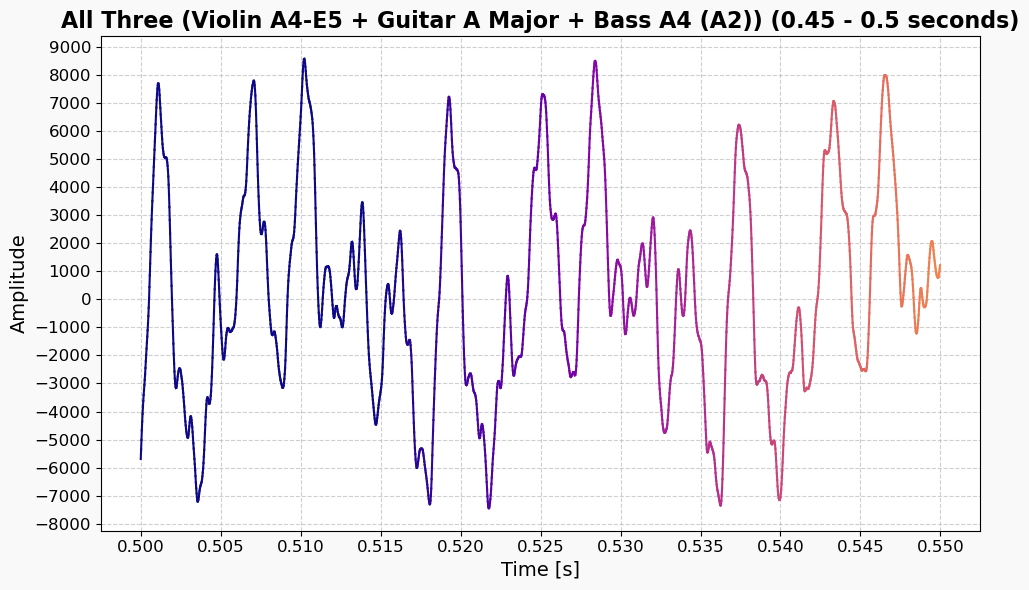
#> input picture plots/All 3.png, 1029 x 590 px
$ jupyter execute function_interpolation.ipynb
#> lines starting #> are read from the running program, lines starting #| are printed output that depends on the picture
[cell 1]
import cv2
import numpy as np
import matplotlib.pyplot as plt

[cell 2]
# Load image
img = cv2.imread('./plots/All 3.png')
#> img is the input picture: shape (590, 1029, 3); mean B, G, R 241.8, 237.9, 240.6
gray = cv2.cvtColor(img, cv2.COLOR_BGR2GRAY)
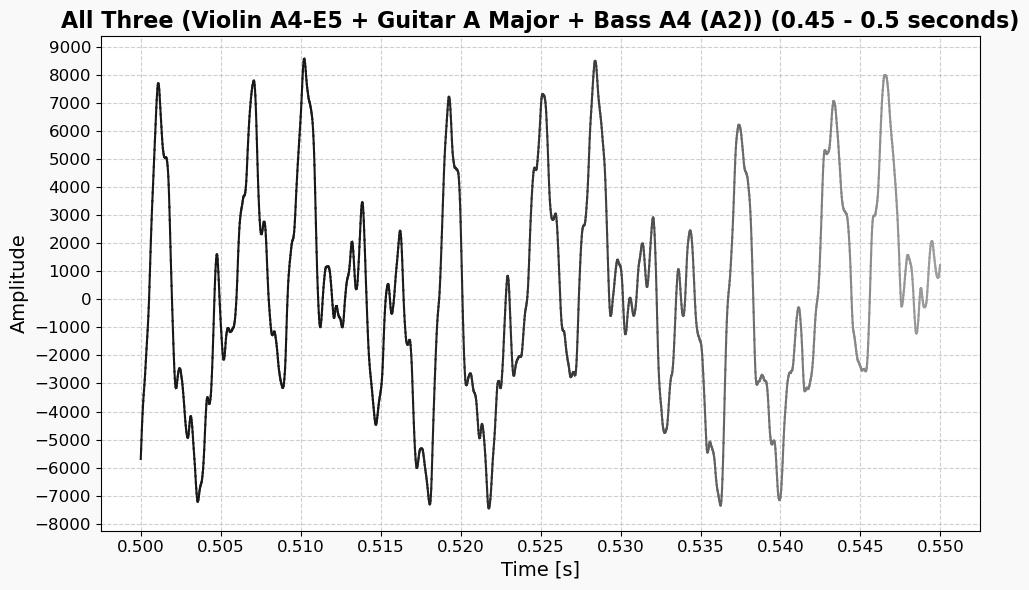
#> gray: shape (590, 1029); min 0, max 255, mean 239.2

# Threshold and find edges
edges = cv2.Canny(gray, 100, 200)
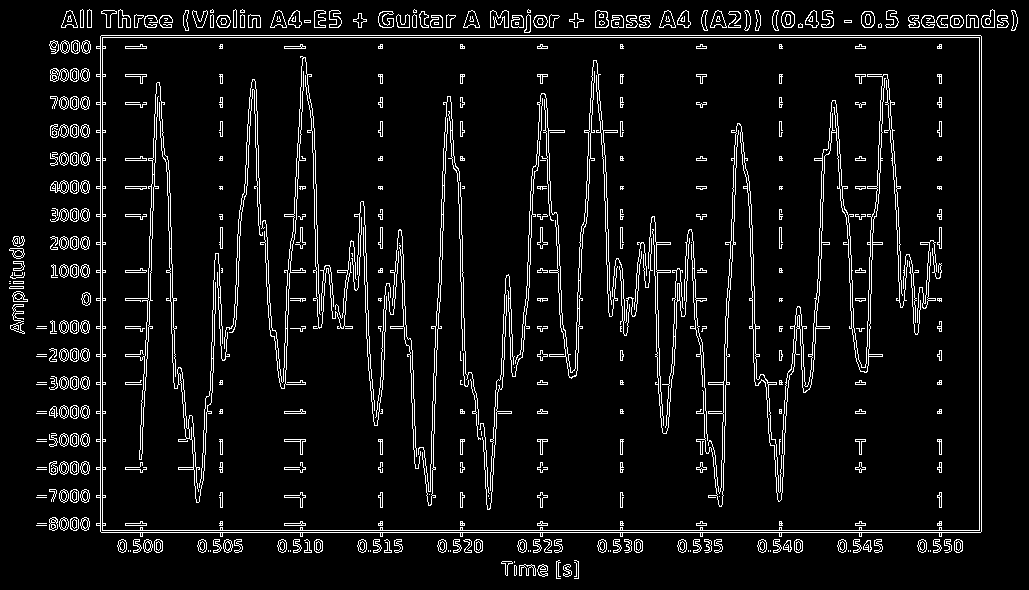
#> edges: shape (590, 1029); 6.8% white in thin lines or dots

# Show edges (to tune threshold)
plt.imshow(edges, cmap='gray')
plt.show()

# (Then you’d map pixel coordinates to graph coordinates manually)

$ run again, with plots/Bass A4 (A2).png copied over plots/All 3.png
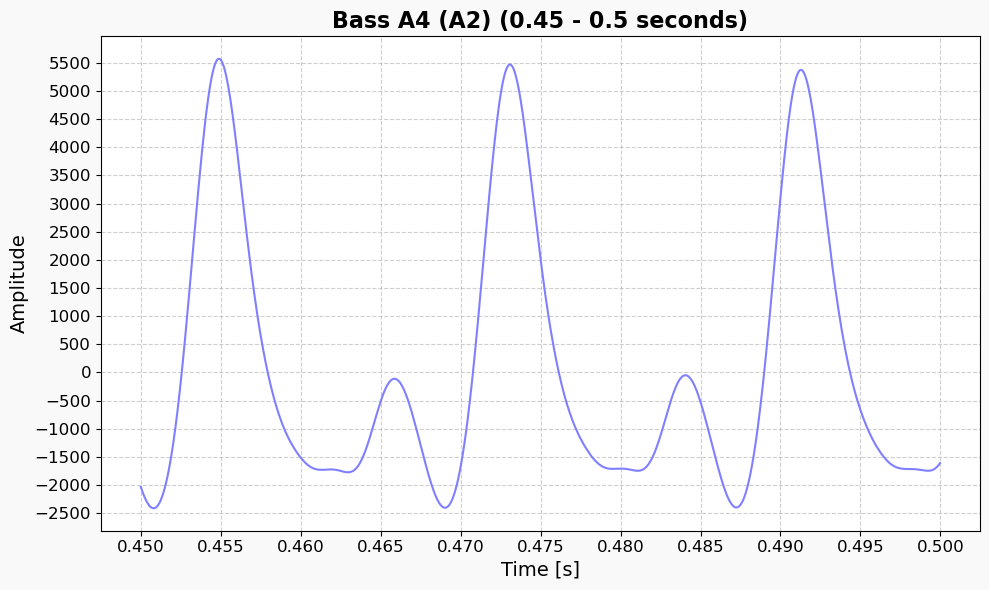
#> input picture plots/Bass A4 (A2).png, 989 x 590 px
#> img is the input picture: shape (590, 989, 3); mean B, G, R 247.4, 245.9, 246
#> `gray = cv2.cvtColor(img, cv2.COLOR_BGR2GRAY)`:
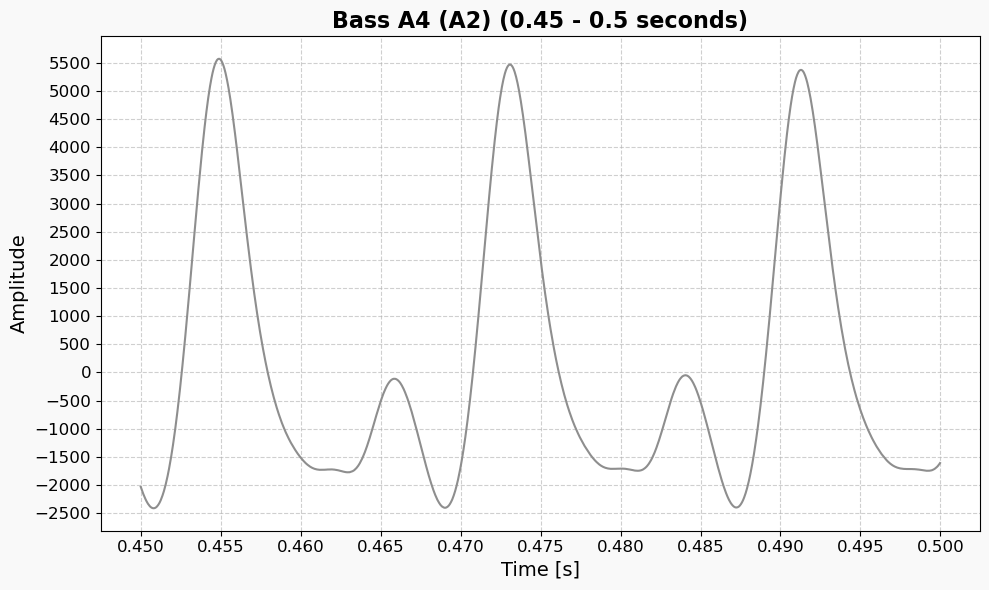
#> gray: shape (590, 989); min 0, max 255, mean 246.1
#> `edges = cv2.Canny(gray, 100, 200)`:
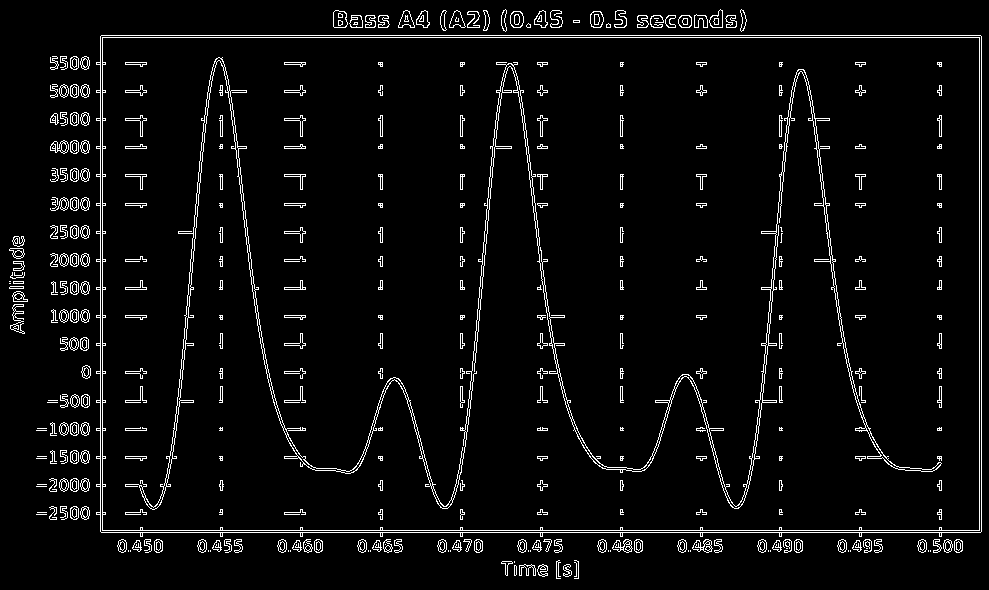
#> edges: shape (590, 989); 4.7% white in thin lines or dots

$ run again, with plots/Guitar A Major.png copied over plots/All 3.png
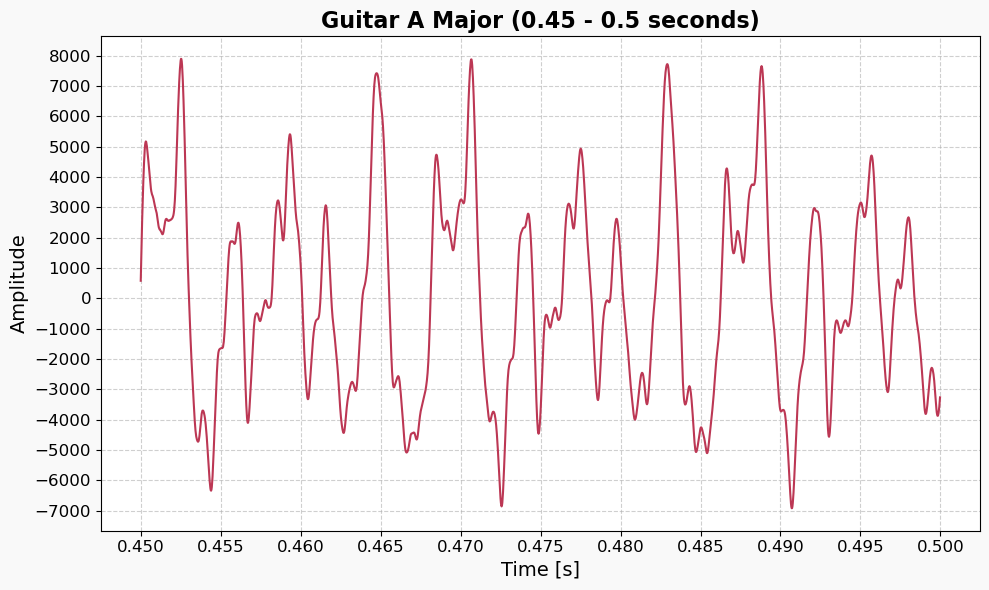
#> input picture plots/Guitar A Major.png, 989 x 590 px
#> img is the input picture: shape (590, 989, 3); mean B, G, R 241.7, 240.7, 245.2
#> `gray = cv2.cvtColor(img, cv2.COLOR_BGR2GRAY)`:
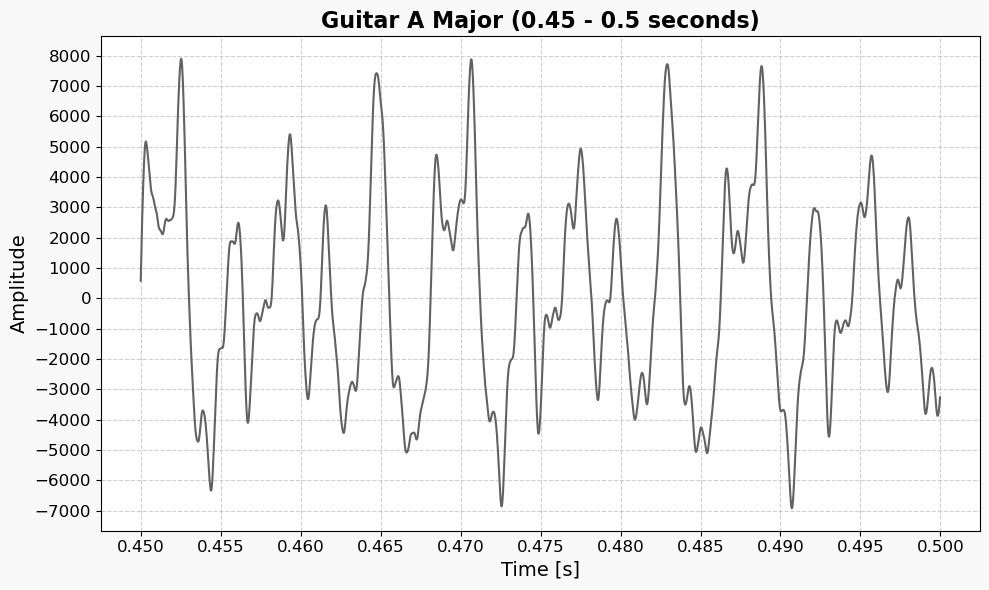
#> gray: shape (590, 989); min 0, max 255, mean 242.1
#> `edges = cv2.Canny(gray, 100, 200)`:
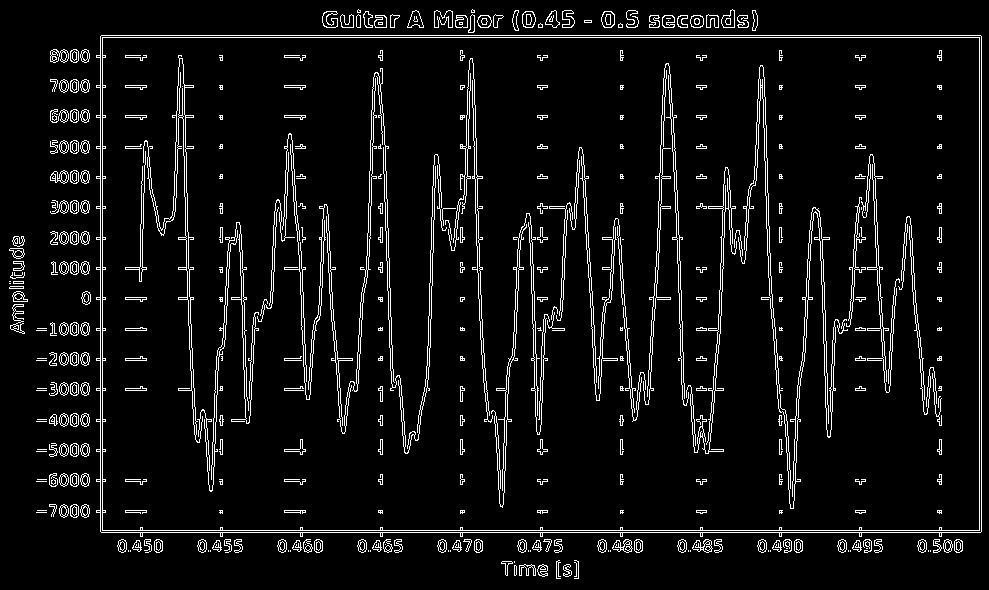
#> edges: shape (590, 989); 6.5% white in thin lines or dots

$ run again, with plots/Guitar A4.png copied over plots/All 3.png
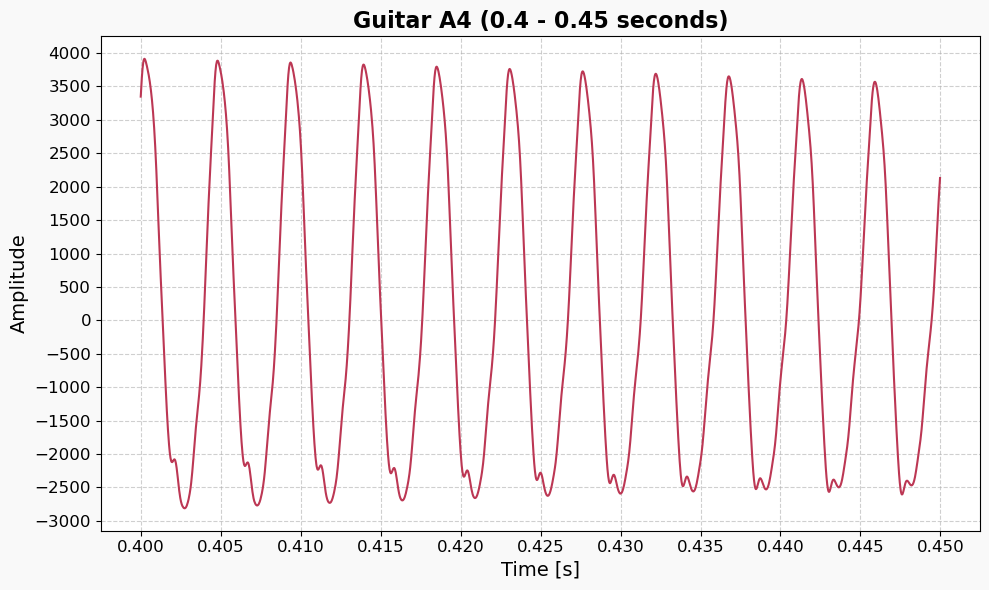
#> input picture plots/Guitar A4.png, 989 x 590 px
#> img is the input picture: shape (590, 989, 3); mean B, G, R 242, 241, 245.6
#> `gray = cv2.cvtColor(img, cv2.COLOR_BGR2GRAY)`:
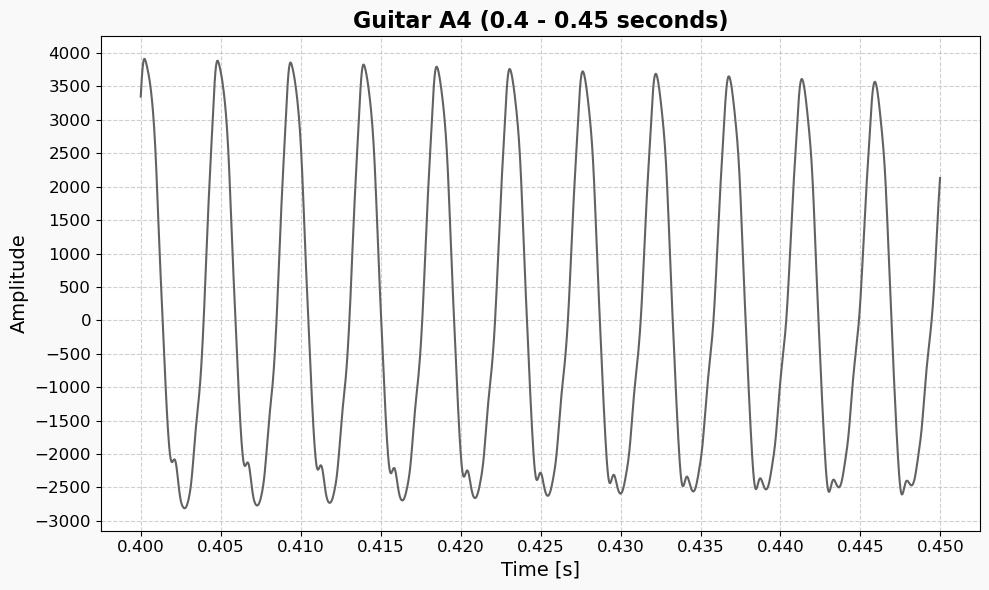
#> gray: shape (590, 989); min 0, max 255, mean 242.5
#> `edges = cv2.Canny(gray, 100, 200)`:
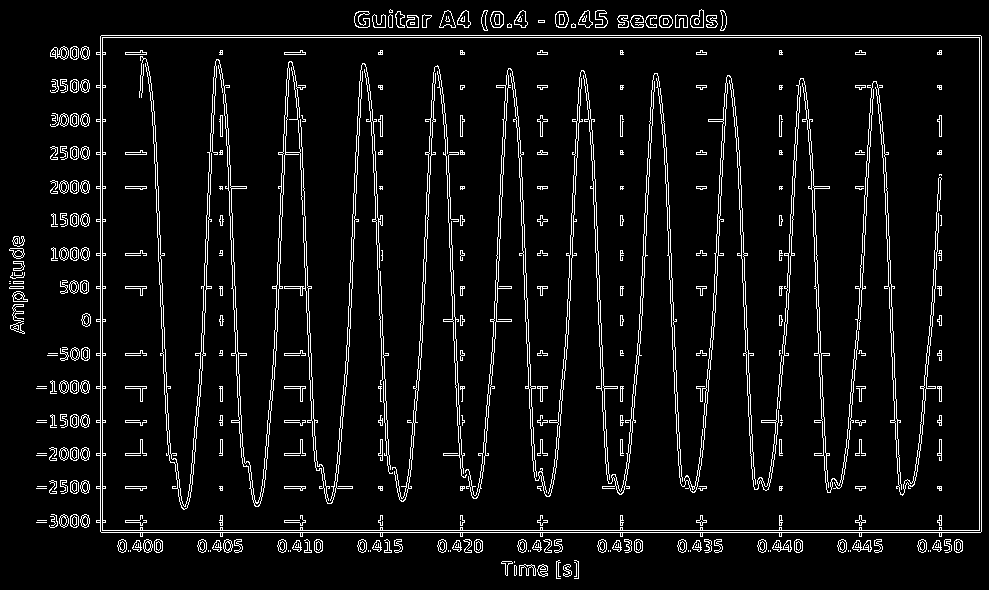
#> edges: shape (590, 989); 6.5% white in thin lines or dots
